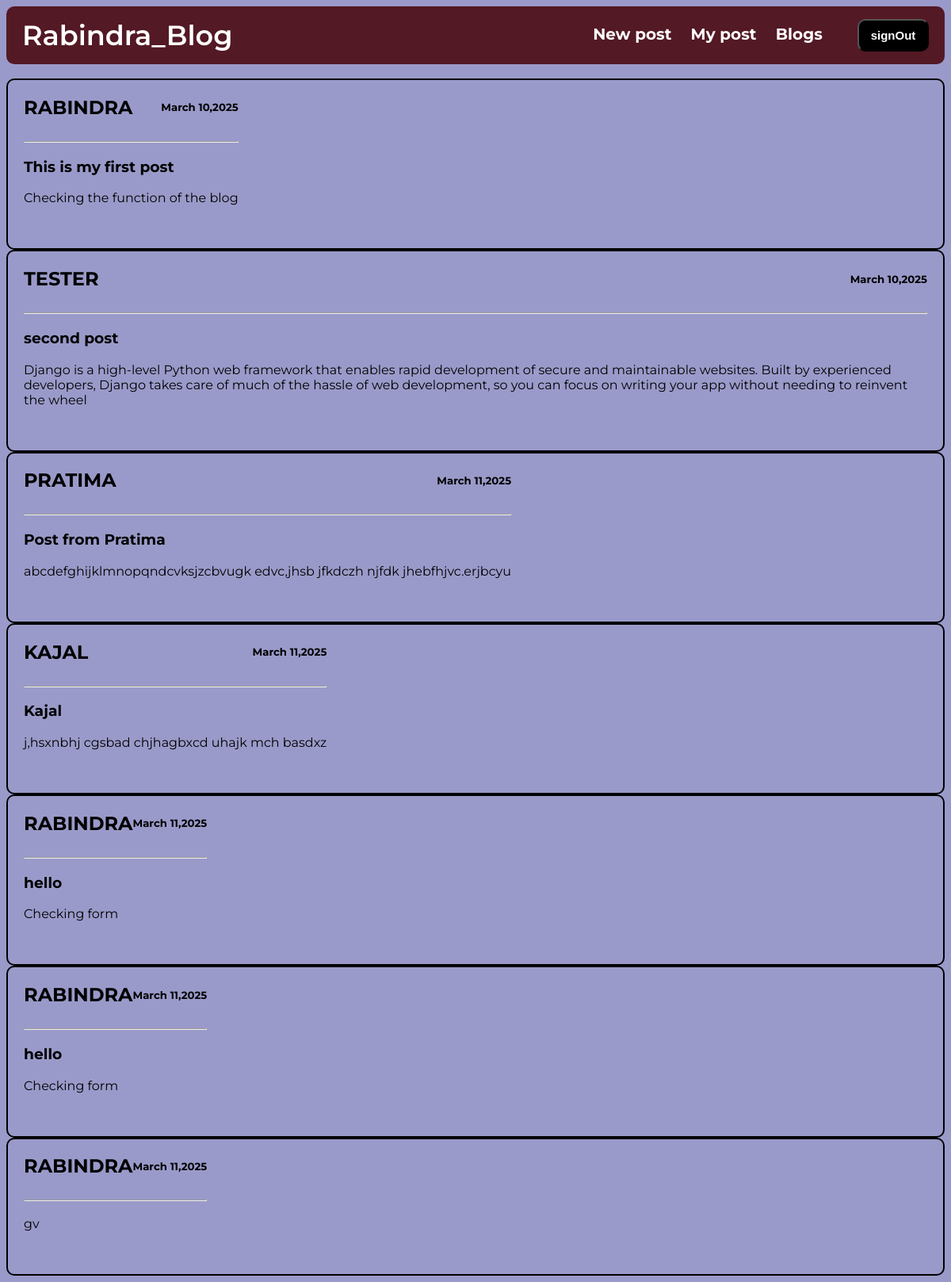
Page /homepage/ on the committed database.
### home/models.py (models this page shows)
class posts(models.Model):
    title= models.CharField(max_length=100)
    content=models.TextField()
    date_posted=models.DateTimeField(default=timezone.now)
    author= models.ForeignKey(User, on_delete=models.CASCADE)

### home/views.py (the view)
# urls.py: path('homepage/',views.homepage, name='homepage'),
def homepage(request):
    context={
        'posts':posts.objects.all()
    }
    return render(request,'home/homepage.html', context)

### home/templates/home/homepage.html (shortened to what this page needs)
{% extends "home/base.html"%} {% load static %} {% block extra_css %}
<link rel="stylesheet" href="{% static 'home/nav.css' %}" />{% endblock extra_css %} {% block body %}
{% block nav %}
<nav class="navbar">
  <div class="navdiv">
    <div class="logo"><a href="/homepage">Rabindra_Blog</a></div>
    <ul>
      <li><a href="/newpost">New post</a></li>
      <li><a href="/mypost">My post</a></li>
      <li><a href="/Blogs">Blogs</a></li>
      <button><a href="/signout">signOut</a></button>
    </ul>
  </div>
</nav>
{% endblock nav %}
<br>
<div class="container">
  {% for posts in posts %}
    <article class="posts">
      <div class="media">
        <div class="mediadata">
          <h1>{{ posts.author }}</h1>
          <h5>{{ posts.date_posted | date:"F d,Y" }}</h5>
        </div>
         <hr>
        <h3>{{ posts.title }}</h3>
        <p class="article_content">{{ posts.content }}</p>
        <br><br>
      </div>
    </article>
    {% endfor %}
</div>
   {% endblock %}

### home/static/home/nav.css (style rules this page uses)
* { text-decoration: none; }
body { background-color: #9a9aca; }
.navbar { background: #531925; font-family: "poppins", "Montserrat", serif; padding-right: 20px; padding-left: 20px; border-radius: 10px; }
.navdiv { display: flex; justify-content: space-between; align-items: center; }
.logo a { font-size: 35px; font-weight: 600; color: #fff; }
li { list-style: none; display: inline; }
li a { color: #fff; font-size: 20px; font-weight: bold; margin-right: 20px; }
button { background-color: #000; margin-left: 20px; padding: 10px; border-radius: 10px; width: 90px; }
button a { color: #fff; font-weight: bold; font-size: 15px; }
.posts { border: 2px solid; font-family: "poppins", "Montserrat", serif; padding-right: 20px; padding-left: 20px; border-radius: 10px; display: flex; gap: 100px; }
h1 { text-transform: uppercase; }
.mediadata { align-items: center; display: flex; justify-content: space-between; }
.media { color: #000; }

### rows in the picture
posts: author "RABINDRA", date_posted "March 10,2025", title "This is my first post", content "Checking the function of the blog"
posts: author "TESTER", date_posted "March 10,2025", title "second post", content "Django is a high-level Python web framework that enables rapid development of secure and maintainable websites. Built by experienced developers, Django takes care of much of the hassle of web development, so you can focus on writing your app without needing to reinvent the wheel"
posts: author "PRATIMA", date_posted "March 11,2025", title "Post from Pratima", content "abcdefghijklmnopqndcvksjzcbvugk edvc,jhsb jfkdczh njfdk jhebfhjvc.erjbcyu"
posts: author "KAJAL", date_posted "March 11,2025", title "Kajal", content "j,hsxnbhj cgsbad chjhagbxcd uhajk mch basdxz"
posts: author "RABINDRA", date_posted "March 11,2025", title "hello", content "Checking form"
posts: author "RABINDRA", date_posted "March 11,2025", title "hello", content "Checking form"
posts: author "RABINDRA", date_posted "March 11,2025", content "gv"
